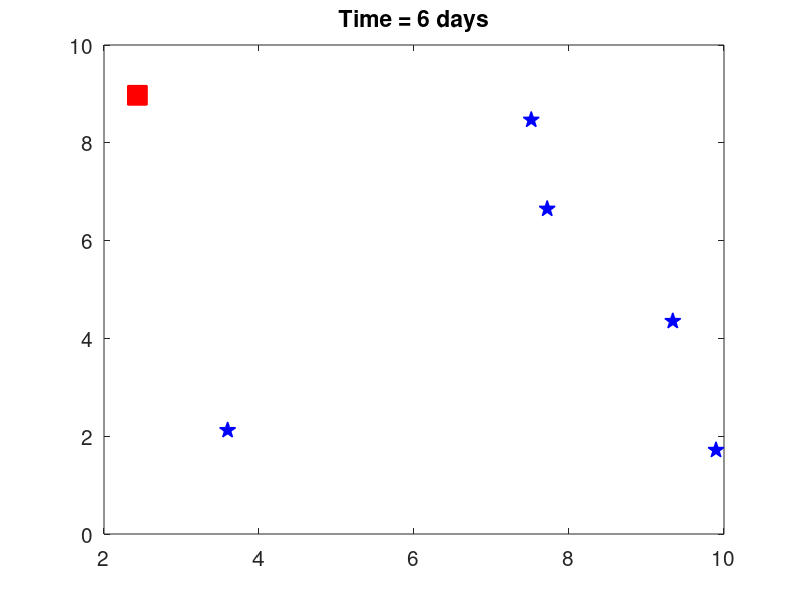
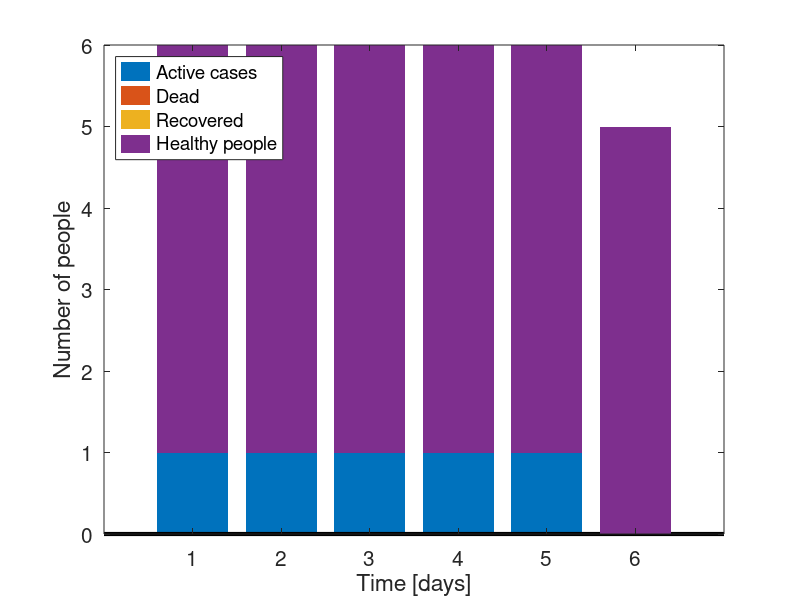

Recreate these plots in MATLAB, in order.
%% Transmission Dynamic Model - Lite Demo Version
% TransmissionDynamic_Model_Demo.m
%
% Version 1.3 STSPOON
%
% 'Zombie' virus simulator - Demo

close all; clear all; clc; format long e;

set(gcf,'units','normalized','position',[.1,.1,.8,.8]);
set(0,'defaultaxesfontsize',15);
set(0,'defaulttextfontsize',15);
set(0,'defaultlinelinewidth',3);

% Another slick way to control graphics (play with it).
fprintf('The room is 10x10 and there is a zombie in it!\n\n');
fprintf('Star = people; red square = zombie; green square = dead/recovered zombie.\n\n');
time = 0;

%% Input parameter for zombies and people.
number_of_people = ...
input('How many people are in the room (at least 1, try 200).\n');
speed_of_zombie = ...
input('The speed of zombie patient (at least 0.1, try 1).\n');
speed_of_people = ...
input('The speed of people (at least 0.1, try 1).\n');
infection_range = ...
input('The infection range of zombie virus (at least 0.1, try 1).\n');
recover_time = ...
input('The recovery time for this zombie virus [days] (at least 1, try 99).\n');
death_rate = ...
input('The death rate for this zombie virus [%] (at least 0.1, try 5).\n');
total_number_start=number_of_people+1; %input number of people plus first zombie.
zombies = [10*rand(1,2),time];
rotten_zombies = [];
recover_zombies = [];
number_of_zombies = 1;
number_of_recovered = 1;
number_of_death = 1;
people = zeros(number_of_people,2);
for i_people = 1:number_of_people
people(i_people,:) = 10*rand(1,2);
end

%% Make initial graph.
plot(people(:,1),people(:,2),'bp','markerfacecolor','b','markersize',12,'linewidth',1);
title(['Time = ',num2str(time),' days']);
hold on;
plot(zombies(:,1),zombies(:,2),'rs','markerfacecolor','r','markersize',14,'linewidth',1);
%whitebg([0,0,0]);
drawnow;
hold off;
clc;
fprintf('Go to the figure and press <space> to let the infection begin!\n\n');
pause();
clc;

%% Begin zombie machine.
stop = 'n';
safety_exit = 0;
infected = [];
while stop == 'n'
if safety_exit > 5
break;
end
safety_exit = safety_exit + 1;
time = time + 1;

for i_auto=1:10000
%% Make them walk a little.
people = people + speed_of_people*[0.1*rand(number_of_people,2)-.05];
zombies = zombies + [speed_of_zombie*[0.2*rand(number_of_zombies,2)-.1],[ones(number_of_zombies,1)]];
%% Make them stay in [0,10]x[0,10] by bouncing off walls.
for i_people = 1:number_of_people
if people(i_people,1) < 0
people(i_people,1) = -1*people(i_people,1);
elseif people(i_people,1) > 10
people(i_people,1) = 20 - people(i_people,1);
end
if people(i_people,2) < 0
people(i_people,2) = -1*people(i_people,2);
elseif people(i_people,2) > 10
people(i_people,2) = 20 - people(i_people,2);
end
end
for i_zombie = 1:number_of_zombies
if zombies(i_zombie,1) < 0
zombies(i_zombie,1) = -1*zombies(i_zombie,1);
elseif zombies(i_zombie,1) > 10
zombies(i_zombie,1) = 20 - zombies(i_zombie,1);
end
if zombies(i_zombie,2) < 0
zombies(i_zombie,2) = -1*zombies(i_zombie,2);
elseif zombies(i_zombie,2) > 10
zombies(i_zombie,2) = 20 - zombies(i_zombie,2);
end
end
%% Find who is too close to zombie.
for i_people = 1:number_of_people
for i_zombie = 1:number_of_zombies
if sqrt((people(i_people,1)-zombies(i_zombie,1)).^2 + (people(i_people,2)-zombies(i_zombie,2)).^2) < (infection_range * 0.6)
infected(end+1) = i_people;
break;
end
end
end

%% Change infected people from 'people' to 'zombies'.
if size(infected,2) > 0
infected = fliplr(infected);
for i_infected=1:size(infected,2)
zombies(end+1,:) = [[people(infected(i_infected),:)],[0]];
people(infected(i_infected),:) = [];
end
number_of_zombies = size(zombies,1);
number_of_people = size(people,1);
infected = [];
end

%% Change 'zombies' to 'rotten_zombies' if they are around too long.
for i_rotten=number_of_zombies:-1:1
if zombies(i_rotten,3) > recover_time
rotten_zombies(end+1,:) = zombies(i_rotten,1:2);
zombies(i_rotten,:) = [];
dead_rand = rand(1);
if dead_rand<=1-(death_rate/100)
    %recover_zombies(end+1,:) = zombies(i_rotten,1:2);
    number_of_recovered = number_of_recovered + 1;
else
    number_of_death = number_of_death + 1;
end
end
end
number_of_zombies = size(zombies,1);
%% Count Number of people, zombie and rotten zombie
alltime_number(time,1)=number_of_zombies;
alltime_number(time,2)=total_number_start-number_of_people-number_of_zombies-number_of_recovered;
alltime_number(time,3)=total_number_start-number_of_people-number_of_zombies-number_of_death;
alltime_number(time,4)=number_of_people;

%% Quit if no people left (not using now for recover/dead rate calculation).
if size(people,1) == 0
%disp(['Complete bloodbath in ',num2str(time),' days.']);
%figure(2)
%bar(alltime_number,'Stacked')
%xlabel('Time [days]')
%ylabel('Number of people')
%ylim([0 total_number_start])
%legend({'Active cases','Recovered/dead','Healthy people'},'Location','NorthWest')

%return;

end

%% Quit if no zombies left.
if size(zombies,1) == 0
disp(['People survive after ',num2str(time),' days!']);
figure(2)
bar(alltime_number,'Stacked','EdgeColor','none')
xlabel('Time [days]')
ylabel('Number of people')
ylim([0 total_number_start])
legend({'Active cases','Dead','Recovered','Healthy people'},'Location','NorthWest')

return;
end

%% Update graph of room.
time = time + 1;
plot(people(:,1),people(:,2),'bp','markerfacecolor','b','markersize',12,'linewidth',1);
%title(['Time = ',num2str(time),' days']);
if number_of_people > 0
hold on;
end
plot(zombies(:,1),zombies(:,2),'rs','markerfacecolor','r','markersize',14,'linewidth',1);
if size(rotten_zombies,1) > 0
hold on
plot(rotten_zombies(:,1),rotten_zombies(:,2),'x','Color',[0 0.7 0],'markerfacecolor',[0 0.7 0],'markersize',14,'linewidth',2);
end
%whitebg([0,0,0]);
title(['Time = ',num2str(time),' days']);
drawnow;
hold off;
pause(.001);
end
clc;
figure(2)
bar(alltime_number,'Stacked','EdgeColor','none')
xlabel('Time [days]')
ylabel('Number of people')
ylim([0 total_number_start])
legend({'Active cases','dead','Recovered','Healthy people'},'Location','NorthWest')

stop = input('Stop attack? (Y/n).\n','s');
end


